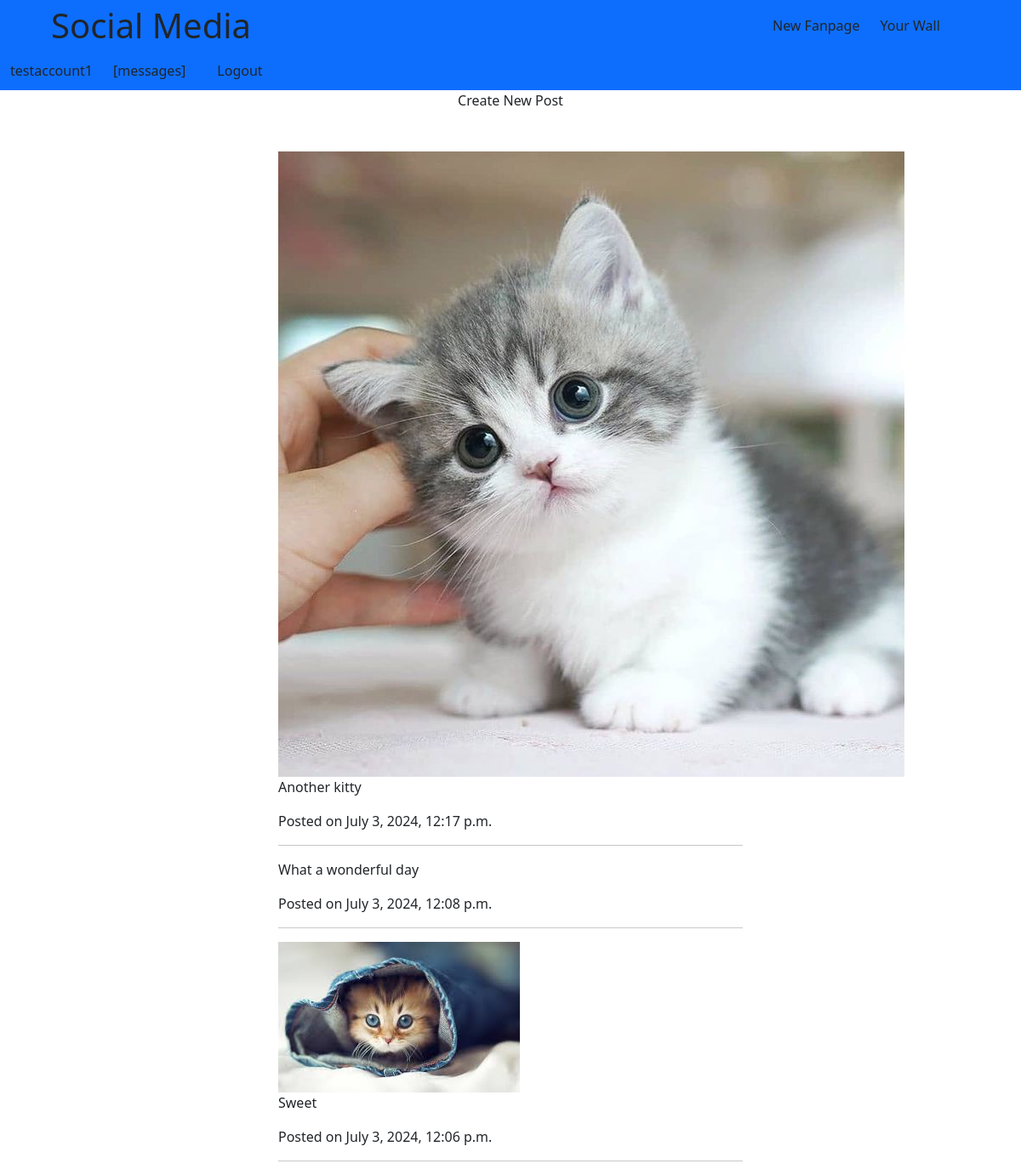
The app's page /fanpage/CuteCats/ (signed in) with its own data.
### Sites/models.py (models this page shows, shortened)
class Post(models.Model):
    wall = models.ForeignKey(UserWall, on_delete=models.CASCADE, related_name="posts", null=True, blank=True)
    fanpage = models.ForeignKey(Fanpage, on_delete=models.CASCADE, related_name="posts", null=True, blank=True)
    content = models.TextField()
    created_at = models.DateTimeField(auto_now_add=True)
    image = models.FileField(upload_to="post_images", blank=True)

### Sites/views.py (the view)
# urls.py: path("fanpage/<str:fanpage_name>/", views.Fanpage_view, name="fanpage"),
def Fanpage_view(request, fanpage_name):
    user = request.user
    fanpage = get_object_or_404(Fanpage, fanpage_name=fanpage_name)
    if user.is_authenticated:
        posts = fanpage.posts.all().order_by("-created_at")
        return render(request, "Sites/fanpage.html", {"user":user, "posts":posts, "fanpage_name":fanpage.fanpage_name})
    else:
        return redirect("login")

### Sites/templates/Sites/fanpage.html (shortened to what this page needs)
{% extends "base.html" %} {% block content %}
<div class="container">
  <div class="row">
    <div class="col-3"></div>
    <div class="col-6">
      <div class="text-center">
        <a
          href="{% url 'create_fanpage_post' fanpage_name=fanpage_name %}"
          class="text-decoration-none text-dark text-center">
          Create New Post
        </a>
      </div>
      <br />
      <br />
      {% for post in posts %} {% if post.image %}
      <img src="{{ post.image.url }}" alt="Post Imagae" />
      {% endif %}
      <p>{{ post.content }}</p>
      <p>Posted on {{ post.created_at }}</p>
      <hr />
      {% endfor %}
      </div>
    <div class="col-3"></div>
    </div>
  </div>
  {% endblock %}

### templates/base.html (shortened to what this page needs)
<!DOCTYPE html>
<html lang="en">
  <head>
    <link
      href="https://cdn.jsdelivr.net/npm/bootstrap@5.3.2/dist/css/bootstrap.min.css"
      rel="stylesheet"
 />
  </head>
  <body>
    <div class="container-fluid bg-primary m-0">
      <div class="row align-items-center">
        <div class="col-8 fs-1 mx-5 mb-1">Social Media</div>
        {% if user.is_authenticated %}
        <div class="col-auto mb-1"><a href="{% url 'create_fanpage' %}" class="text-decoration-none text-dark">New Fanpage</a></div>
        <div class="col-auto mb-1"><a href="{% url 'userwall' username=request.user.username %}" class="text-decoration-none text-dark">Your Wall</a></div>
        <div class="col-auto mb-1"><a href="{% url 'user_details' %}" class="text-decoration-none text-dark">{{ user.username }}</a></div>
        <div class="col-auto mb-1">[messages]</div>
        <div class="col-auto mb-1">
          <form action="{% url 'logout' %}" method="post">
            <button type="submit" class="btn btn-link text-decoration-none text-dark">Logout</button>
          </form>
        </div>
        {% endif %}
      </div>
    </div>
  </body>
</html>
{% block content %} {% endblock %}

### records on screen
Post: image (picture), content "Another kitty", created_at "July 3, 2024, 12:17 p.m."
Post: content "What a wonderful day", created_at "July 3, 2024, 12:08 p.m."
Post: image (picture), content "Sweet", created_at "July 3, 2024, 12:06 p.m."

### other values on screen
{{ user.username }} "testaccount1"
